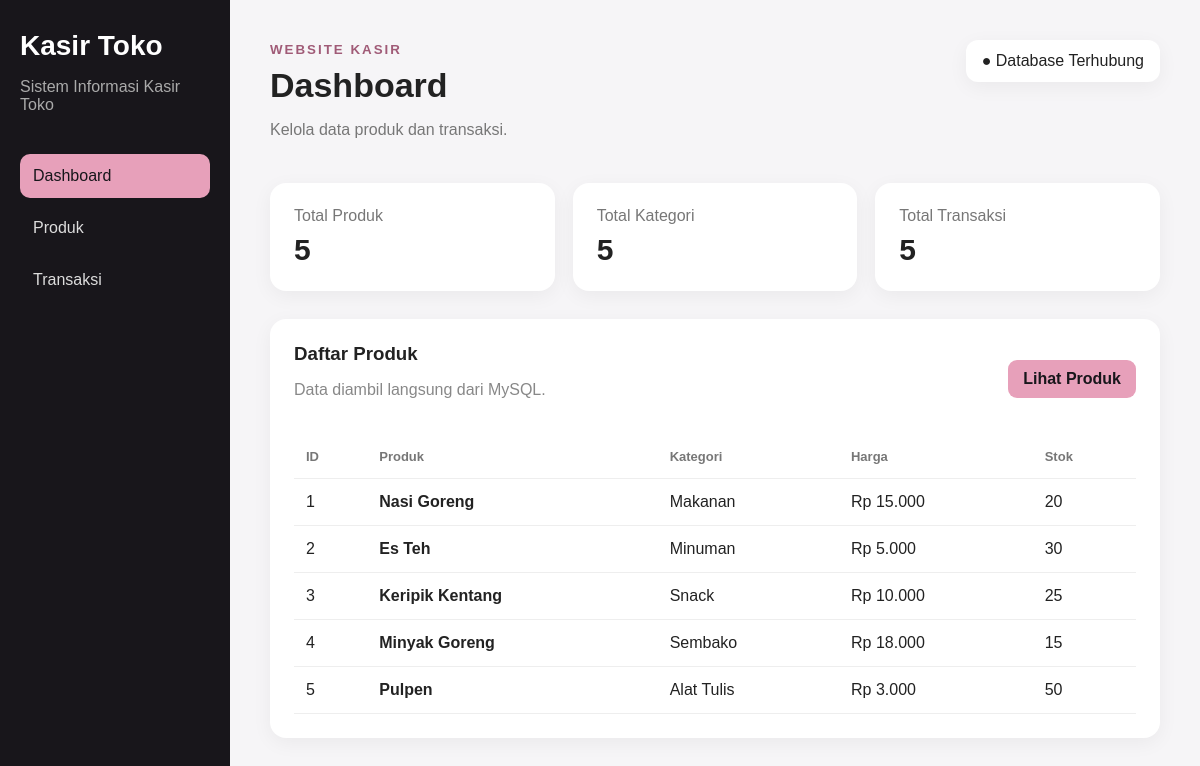
The page / on the database its author committed.
### tables this page shows
CREATE TABLE produk (
    id_produk INT AUTO_INCREMENT PRIMARY KEY,
    nama_produk VARCHAR(100) NOT NULL,
    harga DECIMAL(12,2) NOT NULL,
    stok INT NOT NULL,
    id_kategori INT,
    FOREIGN KEY (id_kategori) REFERENCES kategori(id_kategori)
);

CREATE TABLE kategori (
    id_kategori INT AUTO_INCREMENT PRIMARY KEY,
    nama_kategori VARCHAR(100) NOT NULL,
    keterangan VARCHAR(255)
);

### index.php (the view, shortened to what this page needs)
<?php
require_once "services/config.php";
$produk = $conn->query("SELECT p.*, k.nama_kategori FROM produk p LEFT JOIN kategori k ON p.id_kategori=k.id_kategori ORDER BY p.id_produk");
?>
<!DOCTYPE html>
<html lang="id">
<head>
<link rel="stylesheet" href="style.css">
</head>
<body>
<div class="layout">
<aside class="sidebar">
<h1>Kasir Toko</h1><p>Sistem Informasi Kasir Toko</p>
<nav>
<a class="active" href="index.php">Dashboard</a>
<a href="produk.php">Produk</a>
<a href="transaksi.php">Transaksi</a>
</nav>
</aside>
<main class="content">
<div class="header"><div><small>WEBSITE KASIR</small><h2>Dashboard</h2><p>Kelola data produk dan transaksi.</p></div><span class="status">● Database Terhubung</span></div>
<div class="cards">
<div class="card"><span>Total Produk</span><b><?php echo $conn->query("SELECT COUNT(*) t FROM produk")->fetch_assoc()['t']; ?></b></div>
<div class="card"><span>Total Kategori</span><b><?php echo $conn->query("SELECT COUNT(*) t FROM kategori")->fetch_assoc()['t']; ?></b></div>
<div class="card"><span>Total Transaksi</span><b><?php echo $conn->query("SELECT COUNT(*) t FROM transaksi")->fetch_assoc()['t']; ?></b></div>
</div>
<section class="panel">
<div class="panel-title"><div><h3>Daftar Produk</h3><p>Data diambil langsung dari MySQL.</p></div><a class="button" href="produk.php">Lihat Produk</a></div>
<table><thead><tr><th>ID</th><th>Produk</th><th>Kategori</th><th>Harga</th><th>Stok</th></tr></thead><tbody>
<?php while($row=$produk->fetch_assoc()): ?>
<tr><td><?php echo $row['id_produk']; ?></td><td><strong><?php echo htmlspecialchars($row['nama_produk']); ?></strong></td><td><?php echo htmlspecialchars($row['nama_kategori']); ?></td><td>Rp <?php echo number_format($row['harga'],0,',','.'); ?></td><td><?php echo $row['stok']; ?></td></tr>
<?php endwhile; ?>
</tbody></table>
</section>
</main></div>
</body></html>

### style.css (style rules this page uses)
* { box-sizing:border-box }
body { margin:0;font-family:Arial,sans-serif;background:#f6f5f7;color:#222 }
.layout { display:flex;min-height:100vh }
.sidebar { width:230px;background:#18161b;color:white;padding:30px 20px }
.sidebar h1 { margin:0;font-size:28px }
.sidebar p { color:#aaa }
.sidebar nav { margin-top:40px;display:grid;gap:8px }
.sidebar a { color:#ddd;text-decoration:none;padding:13px;border-radius:10px }
.sidebar a:hover,.sidebar a.active { background:#e7a0ba;color:#18161b }
.content { flex:1;padding:40px }
.header { display:flex;justify-content:space-between;align-items:start }
.header small { letter-spacing:2px;color:#a05b77;font-weight:bold }
.header h2 { font-size:34px;margin:8px 0 }
.header p { color:#777 }
.status { background:white;padding:12px 16px;border-radius:12px;box-shadow:0 5px 20px #0000000d }
.cards { display:grid;grid-template-columns:repeat(3,1fr);gap:18px;margin:28px 0 }
.card,.panel { background:white;border-radius:16px;padding:24px;box-shadow:0 5px 20px #0000000d }
.card span { color:#777 }
.card b { display:block;font-size:30px;margin-top:8px }
.panel { overflow:auto }
.panel-title { display:flex;justify-content:space-between;align-items:center;margin-bottom:20px }
.panel-title h3 { margin:0 }
.panel-title p { color:#888 }
.button { background:#e7a0ba;color:#18161b;text-decoration:none;padding:10px 15px;border-radius:9px;font-weight:bold }
table { width:100%;border-collapse:collapse }
th,td { text-align:left;padding:14px 12px;border-bottom:1px solid #eee }
th { color:#777;font-size:13px }

### rows shown on the page
produk: id_produk "1", nama_produk "Nasi Goreng", id_kategori.nama_kategori "Makanan", harga "15.000", stok "20"
produk: id_produk "2", nama_produk "Es Teh", id_kategori.nama_kategori "Minuman", harga "5.000", stok "30"
produk: id_produk "3", nama_produk "Keripik Kentang", id_kategori.nama_kategori "Snack", harga "10.000", stok "25"
produk: id_produk "4", nama_produk "Minyak Goreng", id_kategori.nama_kategori "Sembako", harga "18.000", stok "15"
produk: id_produk "5", nama_produk "Pulpen", id_kategori.nama_kategori "Alat Tulis", harga "3.000", stok "50"

### other values the page prints
$conn->query("SELECT COUNT(*) t FROM produk")->fetch_assoc()['t'] "5"
$conn->query("SELECT COUNT(*) t FROM kategori")->fetch_assoc()['t'] "5"
$conn->query("SELECT COUNT(*) t FROM transaksi")->fetch_assoc()['t'] "5"
